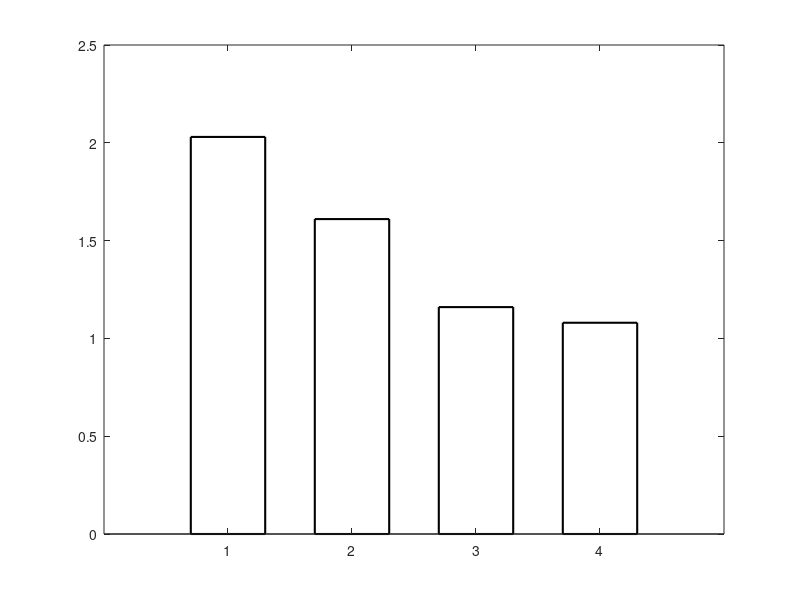

Source code (MATLAB): (Note: this script raises an error after producing the figure.)
close all;
fig2 = figure('Position',[0 0 1300 850]);
%set(gca,'fontname','Times','FontSize',20); % Set it to times
%input parameter
id800_800 = 2.03;
id800_1200 = 1.61;
id1000_800 = 1.16;
id1000_1200 = 1.08;
y = [id800_800; id800_1200; id1000_800;id1000_1200];
errhigh = [0.11 0.16 0.11 0.14];
%errlow = [0.2 0.2 0.2 0.2];

%err = 0.3*y;
%y = [1200K 1000K 800K];
%x = categorical({'1200K','1000K','800K'});
%x = reordercats(x,{'1200K','1000K','800K'});
%ylim([0 5]);
%bp = bar(x,y,'BarWidth',1); %Acceptable range [0 1] 
bp = bar(y,'BarWidth',0.6,'LineWidth',1.5,'FaceColor','none'); %Acceptable range [0 1] 
hold on

for k = 1:size(y,2)
    % get x positions per group
    xpos = bp(k).XData + bp(k).XOffset;
    % draw errorbar
    errorbar(xpos, y(:,k),errhigh(:,k), 'LineStyle', 'none', ... 
        'Color', 'k', 'LineWidth', 1.5);
end
%title('What is my name?','FontSize',20,'Position',[2 4.7])
%xlabel('Ambient temperature (K)','FontSize',20,'FontName','times');
ylabel('Ignition Delay (ms)','FontSize',20,'FontName','times');
%{
%hp = bar(y);
cm = colororder; % or replace with the desired colormap
hatchfill2(hp(1),'single','HatchAngle',0,'hatchcolor',cm(1,:));
hatchfill2(hp(2),'cross','HatchAngle',45,'hatchcolor',cm(2,:));
hatchfill2(hp(3),'single','HatchAngle',45,'hatchcolor',cm(3,:));
for i = 1:numel(hp)
    bp(i).FaceColor = 'none';
end
%}

%cm = colororder; % or replace with the desired colormap
%A = hatchfill2(bp(1),'single','HatchAngle',0,'hatchcolor',[0 0 0],'HatchLineWidth',1.5);
%B = hatchfill2(bp(2),'cross','HatchAngle',45,'hatchcolor',[1 0 0],'HatchLineWidth',1.5);
%C = hatchfill2(bp(3),'single','HatchAngle',45,'hatchcolor',[0 0 1],'HatchLineWidth',1.5);
%for i = 1:numel(bp)
%    bp(i).FaceColor = 'none';
%end
hold on
%color.grid = [0 0 0];
color.green = [0 1 0]; %refer RGB Triplet Code https://www.tug.org/pracjourn/2007-4/walden/color.pdf 
color.black = [0 0 0];
color.red = [1 0 0];
color.blue = [0 0 1];
bp.FaceColor = 'flat';
bp.CData(1,:) = color.black;
bp.CData(2,:) = color.red;
bp.CData(3,:) = color.blue;
bp.CData(4,:) = color.green;

%bp(1).FaceColor = 'r';
%bp(2).FaceColor = 'g';
%bp(3).FaceColor = 'b';
%hatchfill2(legendABC(1),'single','HatchAngle',0,'hatchcolor',[0 0 0],'HatchLineWidth',1.5);

%legend([A B C],{' 21% O_{2} ' ' 15% O_{2} ' ' 10% O_{2} '},'FontSize',20,'FontWeight','normal');

%set(gca,'YTick',0:1:4,'YTickLabel',0:1:5)
%set(gca,'YLim',[4 16]);
%set(gca,'YTick',4:2:16);
set(gca, 'XTickLabel', {'800K-800bar','800K-1200bar','1000K-800bar','1000K-1200bar'},'FontName','times');
ax = gca;
ax.XAxis.FontSize = 20; %Xtick fontsize %https://www.mathworks.com/matlabcentral/answers/511665-fontsize-and-properties-of-xticklabels-using-figure-handles
ax.YAxis.FontSize = 20; %Ytick fontsize
set(gca,'fontname','Times','FontSize',20); % Set it to times

%text(,num2str(y(:,1)),'HorizontalAlignment','center','VerticalAlignment','bottom');
%errhigh = 0.1*y;
%errlow  = (-0.1)*y;
%er = errorbar(x,y,errlow,errhigh);   

%xCnt = vertcat(bp.XEndPoints);
%text(xCnt(:),y(:),compose('%d',y(:)),'HorizontalAlignment','center','VerticalAlignment','bottom');
%text(1:length(y),y,num2str(y),'vert','bottom','horiz','center')

%width = bp.BarWidth;
%for i=1:length(y(:, 1))
%    row = y(i, :);
%    % 0.5 is approximate net width of white spacings per group
%    offset = ((width + 0.3) / length(row)) / 2;
%    x = linspace(i-offset, i+offset, length(row));
%    text(x,row,num2str(row'),'vert','bottom','horiz','center','FontSize',18,'FontWeight');
%end
%str = {'P_{inj} = 1000bar';'m_{inj} = 67.93mg'};
%text(0.9,20,str,'FontSize',16,'FontWeight','normal',BackgroundColor=[1 1 1]);

%set(gca,'fontname','Carial','FontSize',20); % Set it to times
set(gca,'LineWidth',1.5);
set(gca,'fontweight');

str = {'Diesel combustion';'Solenoid injector';'P_{inj} = 1000 bar'};
text(3.5,2,str,'FontSize',20,'FontWeight','normal',BackgroundColor=[1 1 1],fontname='times');

%grid on
hold on
